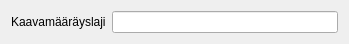
<?xml version="1.0" encoding="UTF-8"?>
<ui version="4.0">
 <class>Form</class>
 <widget class="QWidget" name="Form">
  <property name="geometry">
   <rect>
    <x>0</x>
    <y>0</y>
    <width>349</width>
    <height>43</height>
   </rect>
  </property>
  <property name="sizePolicy">
   <sizepolicy hsizetype="Preferred" vsizetype="Maximum">
    <horstretch>0</horstretch>
    <verstretch>0</verstretch>
   </sizepolicy>
  </property>
  <property name="windowTitle">
   <string>Form</string>
  </property>
  <layout class="QFormLayout" name="formLayout">
   <item row="0" column="0">
    <widget class="QLabel" name="label_5">
     <property name="text">
      <string>Kaavamääräyslaji</string>
     </property>
    </widget>
   </item>
   <item row="0" column="1">
    <widget class="QLineEdit" name="regulation_kind">
     <property name="text">
      <string/>
     </property>
    </widget>
   </item>
  </layout>
 </widget>
 <resources/>
 <connections/>
</ui>
